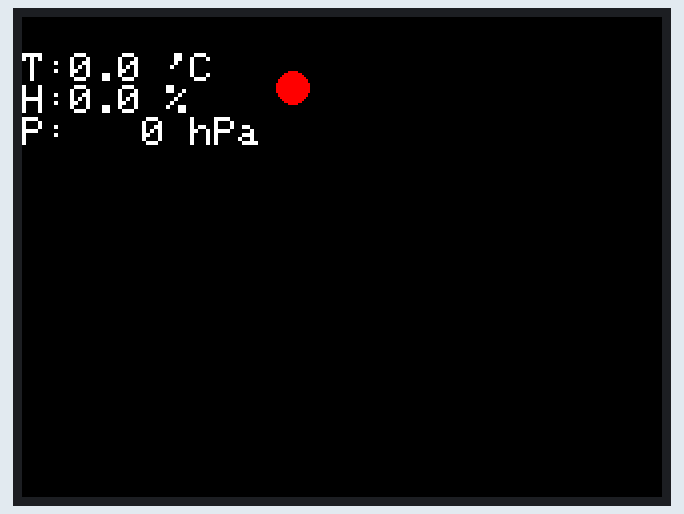
Recording of a sketch running on a simulated ESP32. Parts: 320×240 colour display. Not simulated (calls return 0 or success): M5_ENV.h; what the sketch prints to the serial monitor is not drawn.

Above: at 0.37 s.
At 6.0 s:
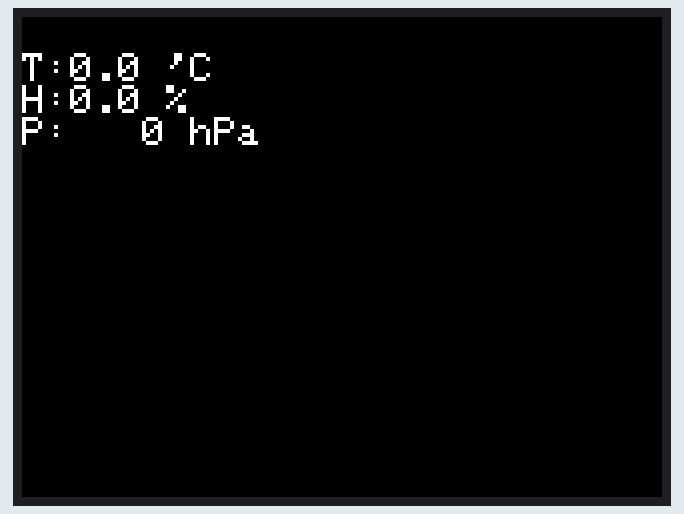

The sketch:

M5_ENVIII_LoRa_240212.ino
```cpp
// (licence header left out)
//*******************************************************
//
// M5Unit-ENV ライブラリは 0.0.7 を使用してください
// 0.0.8 や 0.0.9 では動作しません
//
//*******************************************************

//  対応機種　Applicable model
//  * M5Stack Core     with LoRa Module and ENVIII UNIT
//  * M5Stack Core2    with LoRa Module and ENVIII UNIT
//  * M5Stack ATOM S3  with LoRa KIT and ENVIII UNIT
//  * M5Stack ATOM     with LoRa KIT and ENVIII UNIT
//  * M5StickC Plus2   with LoRa HAT and ENVIII UNIT / LoRa UNIT and ENVIII HAT
//  * M5StickC Plus    with LoRa HAT and ENVIII UNIT / LoRa UNIT and ENVIII HAT
//  * M5StickC         with LoRa HAT and ENVIII UNIT / LoRa UNIT and ENVIII HAT
//


#include <M5Unified.h>

//#define VIA_GROVE // LoRa UNITを使用する場合は先頭の//を削除

// 以下は機種に合わせてコメントアウトを解除してください

//// * M5StickC Plus / Plus2   with LoRa HAT and ENVIII UNIT / LoRa UNIT and ENVIII HAT
 #define ROT 3
 #define TSIZE 2
 #define RPOS 62
 #define SX 135
 #define SY 35
 #define SR 8
 #ifdef VIA_GROVE
 #define SCL_pin 26 // ENV III HAT
 #define SDA_pin 0  // ENV III HAT
 #define RX_pin 33 // LoRa UNIT via Grove
 #define TX_pin 32 // LoRa UNIT via Grove
 #define RESET_pin -1 // No RESET Pin
 #define BOOT_pin -1  // No Boot Pin
 #else
 #define SCL_pin 33 // ENV III via Grove
 #define SDA_pin 32 // ENV III via Grove
 #define RX_pin 26 // LoRa HAT
 #define TX_pin 0  // LoRa HAT
 #define RESET_pin -1 // No RESET Pin
 #define BOOT_pin -1  // No Boot Pin
 #endif

// * M5StickC  with LoRa HAT and ENVIII UNIT / LoRa UNIT and ENVIII HAT
//#define ROT 3
//#define TSIZE 2
//#define RPOS 62
//#define SX 135
//#define SY 35
//#define SR 8
//#ifdef VIA_GROVE
//#define SCL_pin 26 // ENV III HAT
//#define SDA_pin 0  // ENV III HAT
//#define RX_pin 33 // LoRa UNIT via Grove
//#define TX_pin 32 // LoRa UNIT via Grove
//#define RESET_pin -1 // No RESET Pin
//#define BOOT_pin -1  // No Boot Pin
//#else
//#define SCL_pin 33 // ENV III via Grove
//#define SDA_pin 32 // ENV III via Grove
//#define RX_pin 26 // LoRa HAT
//#define TX_pin 0  // LoRa HAT
//#define RESET_pin -1 // No RESET Pin
//#define BOOT_pin -1  // No Boot Pin
//#endif


//// * M5Stack ATOM S3  with LoRa KIT and ENVIII UNIT
//#define ROT 1
//#define TSIZE 2
//#define RPOS 100
//#define SX 100
//#define SY 80
//#define SR 8
//#define SCL_pin 1
//#define SDA_pin 2
//#define RX_pin 5 // LoRa KIT
//#define TX_pin 6 // LoRa KIT
//#define RESET_pin 7 // LoRa KIT
//#define BOOT_pin 39 // LoRa KIT

//// * M5Stack ATOM  with LoRa KIT and ENVIII UNIT
//#define ROT 1
//#define TSIZE 2
//#define RPOS 100
//#define SX 100
//#define SY 80
//#define SR 8
//#define SCL_pin 32
//#define SDA_pin 26
//#define RX_pin 22 // LoRa KIT
//#define TX_pin 19 // LoRa KIT
//#define RESET_pin 23 // LoRa KIT
//#define BOOT_pin 21 // LoRa KIT

//// * M5Stack Core2    with LoRa Module and ENVIII UNIT
//#define ROT 1
//#define TSIZE 4
//#define RPOS 180
//#define SX 270
//#define SY 35
//#define SR 15
//#define SCL_pin 33
//#define SDA_pin 32
//#define RX_pin 13 // stack LoRa MODULE
//#define TX_pin 14 // stack LoRa MODULE
//#define RESET_pin 19 // stack LoRa MODULE
//#define BOOT_pin 22  // stack LoRa MODULE


//// * M5Stack Core    with LoRa Module/LoRa UNIT
//#define ROT 1
//#define TSIZE 4
//#define RPOS 180
//#define SX 270
//#define SY 35
//#define SR 15
//#define SCL_pin 22
//#define SDA_pin 21
//#define RX_pin 16 // stack LoRa MODULE
//#define TX_pin 17 // stack LoRa MODULE
//#define RESET_pin 13 // stack LoRa MODULE
//#define BOOT_pin 22  // stack LoRa MODULE


#include "Adafruit_Sensor.h"
#include <Adafruit_BMP280.h>
#include "M5_ENV.h"
#include "LoRa.h"

SHT3X sht30;
QMP6988 qmp6988;

float tmp = 0.0;
float hum = 0.0;
float pressure = 0.0;


void setup() {
  auto cfg = M5.config();
  M5.begin(cfg);
  Wire.end(); // For overcome bug of Wire and UNIT_ENV
  Wire.begin(SDA_pin, SCL_pin); //Wire init, adding the I2C bus.  Wire初始化, 加入i2c总线
  qmp6988.init();
  delay(10);
  LoRaInit(RX_pin, TX_pin, RESET_pin, BOOT_pin);
  M5.Lcd.setRotation(ROT);
  M5.Lcd.setTextSize(TSIZE);
}

void loop() {
  pressure = qmp6988.calcPressure() / 100;
  if(sht30.get()==0){ //Obtain the data of shT30.  获取sht30的数据
    tmp = sht30.cTemp;  //Store the temperature obtained from shT30.  将sht30获取到的温度存储
    hum = sht30.humidity; //Store the humidity obtained from the SHT30.  将sht30获取到的湿度存储
  }else{
    tmp=0,hum=0;
  }

  M5.Lcd.fillRect(0,20,100,60,BLACK); //Fill the screen with black (to clear the screen).  将屏幕填充黑色(用来清屏)
  M5.Lcd.setCursor(0,18);
  M5.Lcd.printf("T:%2.1f 'C\r\nH:%2.1f %%  \r\nP:%4.0f hPa\r\n", tmp, hum, pressure);
  M5.Lcd.fillCircle(SX, SY, SR, RED);
  Serial.printf("T: %2.1f ℃  \r\nH:   %2.1f ％  \r\nP: %4.0f hPa\r\n---\n", tmp, hum, pressure);
  LoRaCommand("MC"+String(tmp)+" "+String(hum)+((pressure < 1000)? "  ":" ")+String(pressure));
  delay(400);
  M5.Lcd.fillCircle(SX, SY, SR, BLACK);
  delay(5000);
}
```

Measured:
- what the display in image 0 shows lasts 0.4 s, from 0.2 s to 0.6 s
- what the display in image 1 shows lasts 5.0 s, from 6.0 s to 11.0 s
